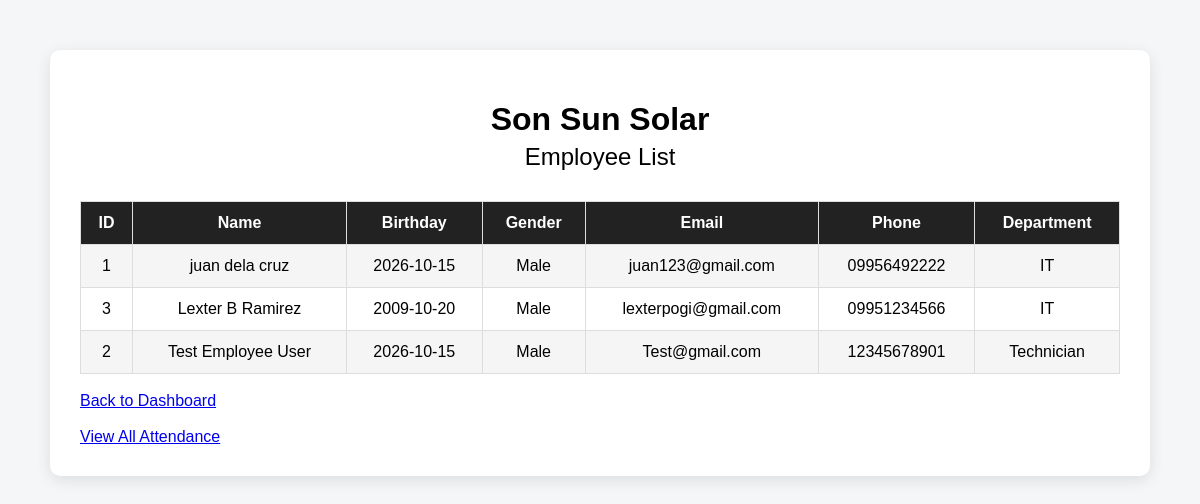
Page /admin_employees.php (signed in) on the committed database.
### tables this page shows
CREATE TABLE `employees` (
  `employee_id` int(11) NOT NULL,
  `fname` varchar(50) NOT NULL,
  `mname` varchar(50) NOT NULL,
  `lname` varchar(50) NOT NULL,
  `birthday` date NOT NULL,
  `gender` varchar(20) NOT NULL,
  `email` varchar(100) NOT NULL,
  `phone_number` varchar(20) NOT NULL,
  `address` varchar(255) NOT NULL,
  `department` varchar(100) NOT NULL
);

### admin_employees.php (the view, shortened to what this page needs)
<?php
require_once "db.php";
$stmt = $conn->prepare(
    "SELECT
        employee_id,
        fname,
        mname,
        lname,
        birthday,
        gender,
        email,
        phone_number,
        address,
        department
     FROM employees
     ORDER BY lname ASC"
);
$stmt->execute();
$result = $stmt->get_result();
?>
<!DOCTYPE html>
<html lang="en">
<head>
    <link rel="stylesheet" href="style.css">
</head>
<body>
<div class="container wide-container">
    <h1>Son Sun Solar</h1>
    <h2>Employee List</h2>
    <div class="table-container">
    <table>
        <tr>
            <th>ID</th>
            <th>Name</th>
            <th>Birthday</th>
            <th>Gender</th>
            <th>Email</th>
            <th>Phone</th>
            <th>Department</th>
        </tr>
        <?php while ($row = $result->fetch_assoc()): ?>
            <tr>
                <td>
                    <?php echo htmlspecialchars($row["employee_id"]); ?>
                </td>
                <td>
                    <?php
                    echo htmlspecialchars(
                        $row["fname"] . " " .
                        $row["mname"] . " " .
                        $row["lname"]
                    );
                    ?>
                </td>
                <td>
                    <?php echo htmlspecialchars($row["birthday"]); ?>
                </td>
                <td>
                    <?php echo htmlspecialchars($row["gender"]); ?>
                </td>
                <td>
                    <?php echo htmlspecialchars($row["email"]); ?>
                </td>
                <td>
                    <?php echo htmlspecialchars($row["phone_number"]); ?>
                </td>
                <td>
                    <?php echo htmlspecialchars($row["department"]); ?>
                </td>
            </tr>
        <?php endwhile; ?>
    </table>
    <br>
    <a href="dashboard.php">
        Back to Dashboard
    </a>
    <br><br>
    <a href="admin_attendance.php">
     View All Attendance
    </a>
</div>
</body>
</html>

### style.css (style rules this page uses)
* { box-sizing: border-box; }
body { margin: 0; padding: 20px; font-family: Arial, sans-serif; background-color: #f4f6f8; }
.container { width: 100%; max-width: 600px; margin: 30px auto; padding: 30px; background-color: white; border-radius: 10px; box-shadow: 0 4px 15px rgba(0, 0, 0, 0.1); }
h1 { text-align: center; margin-bottom: 5px; }
h2 { text-align: center; margin-top: 0; margin-bottom: 30px; font-weight: normal; }
table { width: 100%; border-collapse: collapse; margin-top: 20px; }
th, td { padding: 12px; text-align: center; border: 1px solid #ddd; }
th { background-color: #222; color: white; }
tr:nth-child(even) { background-color: #f5f5f5; }
.wide-container { max-width: 1100px; }

### rows in the picture
employees: employee_id "1", fname+mname+lname "juan dela cruz", birthday "2026-10-15", gender "Male", email "juan123@gmail.com", phone_number "09956492222", department "IT"
employees: employee_id "3", fname+mname+lname "Lexter B Ramirez", birthday "2009-10-20", gender "Male", email "lexterpogi@gmail.com", phone_number "09951234566", department "IT"
employees: employee_id "2", fname+mname+lname "Test Employee User", birthday "2026-10-15", gender "Male", email "Test@gmail.com", phone_number "12345678901", department "Technician"
